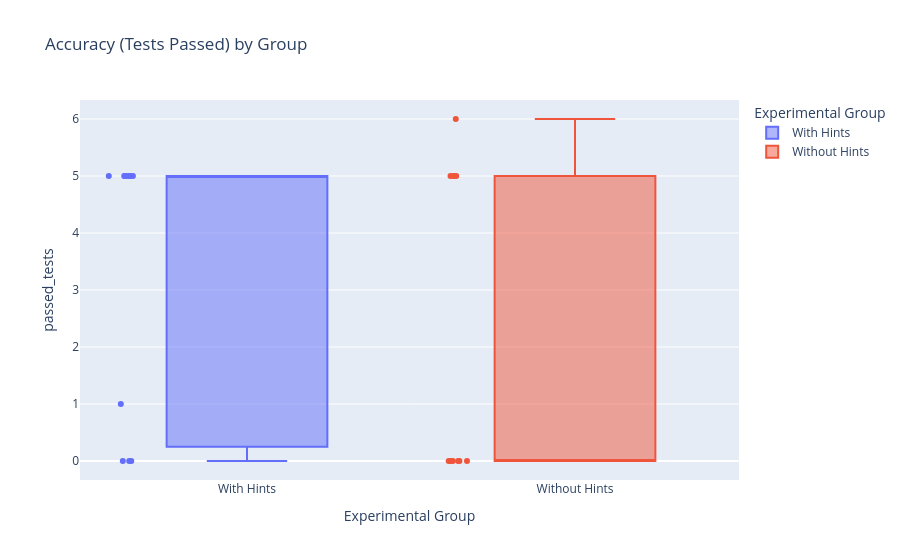

The notebook cell saved with this chart:
### Code cell
fig = px.box(
    evaluations,
    x="group",
    y="passed_tests",
    color="group",
    title="Accuracy (Tests Passed) by Group",
    labels={"accuracy": "Unit Tests Passed", "group": "Experimental Group"},
    points="all"
)
fig.show()

### Figure 1 — Plotly figure (JSON) as saved in the notebook; plotly's stock layout.template omitted (floating-point values rounded to 4 significant figures)
{"data": [{"alignmentgroup": "True", "boxpoints": "all", "hovertemplate": "Experimental Group=%{x}<br>passed_tests=%{y}<extra></extra>", "legendgroup": "With Hints", "marker": {"color": "#636efa"}, "name": "With Hints", "notched": false, "offsetgroup": "With Hints", "orientation": "v", "showlegend": true, "type": "box", "x": ["With Hints", "With Hints", "With Hints", "With Hints", "With Hints", "With Hints", "With Hints", "With Hints", "With Hints", "With Hints", "With Hints"], "x0": " ", "xaxis": "x", "y": [5, 5, 0, 1, 5, 0, 5, 5, 0, 5, 5], "y0": " ", "yaxis": "y"}, {"alignmentgroup": "True", "boxpoints": "all", "hovertemplate": "Experimental Group=%{x}<br>passed_tests=%{y}<extra></extra>", "legendgroup": "Without Hints", "marker": {"color": "#EF553B"}, "name": "Without Hints", "notched": false, "offsetgroup": "Without Hints", "orientation": "v", "showlegend": true, "type": "box", "x": ["Without Hints", "Without Hints", "Without Hints", "Without Hints", "Without Hints", "Without Hints", "Without Hints", "Without Hints", "Without Hints", "Without Hints", "Without Hints"], "x0": " ", "xaxis": "x", "y": [0, 6, 0, 5, 5, 5, 0, 0, 0, 5, 0], "y0": " ", "yaxis": "y"}], "layout": {"autosize": true, "boxmode": "overlay", "legend": {"title": {"text": "Experimental Group"}, "tracegroupgap": 0}, "title": {"text": "Accuracy (Tests Passed) by Group"}, "xaxis": {"anchor": "y", "autorange": true, "categoryarray": ["With Hints", "Without Hints"], "categoryorder": "array", "domain": [0, 1], "range": [-0.5085, 1.5], "title": {"text": "Experimental Group"}, "type": "category"}, "yaxis": {"anchor": "x", "autorange": true, "domain": [0, 1], "range": [-0.3333, 6.333], "title": {"text": "passed_tests"}, "type": "linear"}}}
